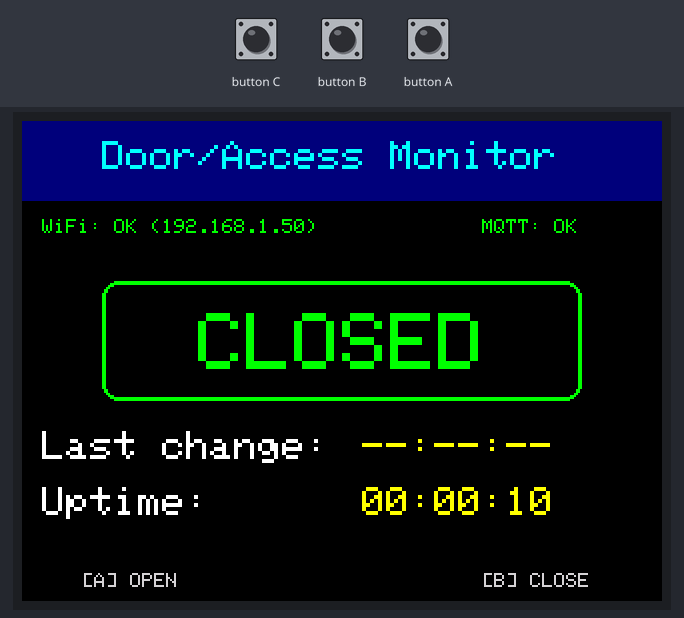
A sketch run on a simulated ESP32. Parts: 320×240 colour display. The test bench sets the inputs (shaded band). WiFi joins after 1.5 s; servers stay silent unless stated; no MQTT or app messages arrive unless stated; what the sketch prints to the serial monitor is not drawn.

Above: at 10.6 s.
10.7 s: button A pressed for 0.15 s
At 11.8 s:
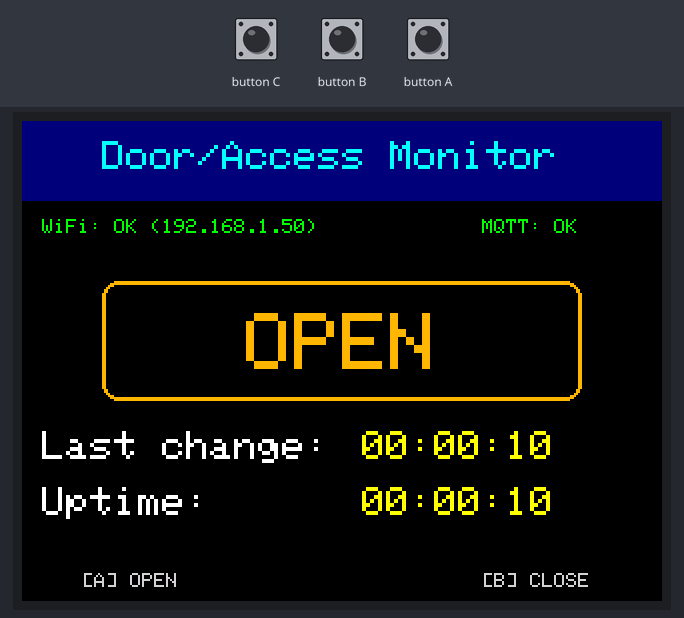
12.3 s: button B pressed for 0.15 s
At 13.1 s:
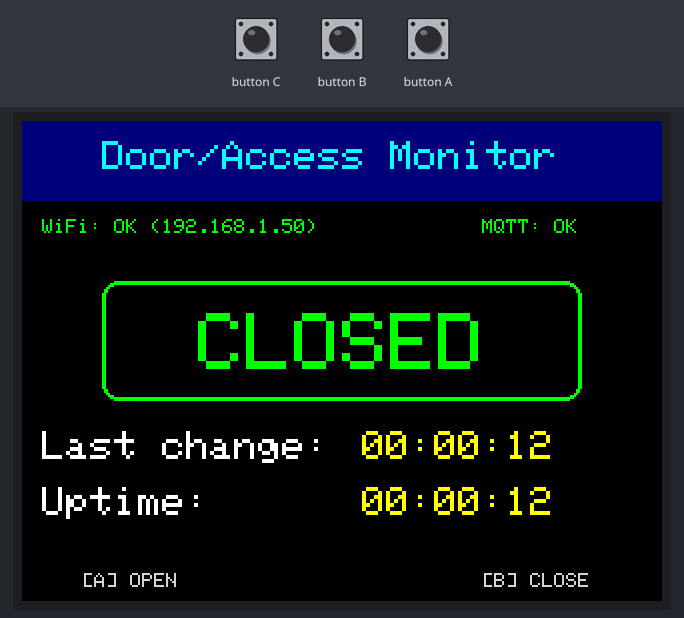
13.9 s: button A pressed for 1 s
At 14.3 s:
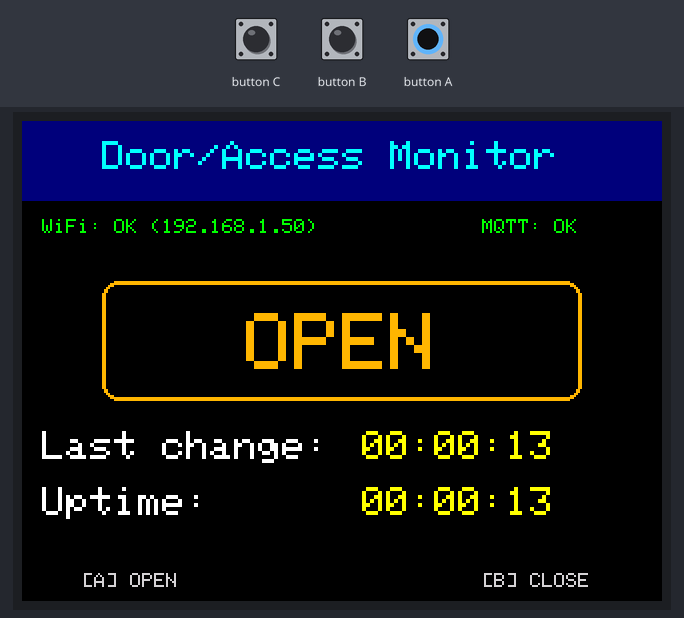
17.9 s: button B pressed for 1 s
At 18.6 s:
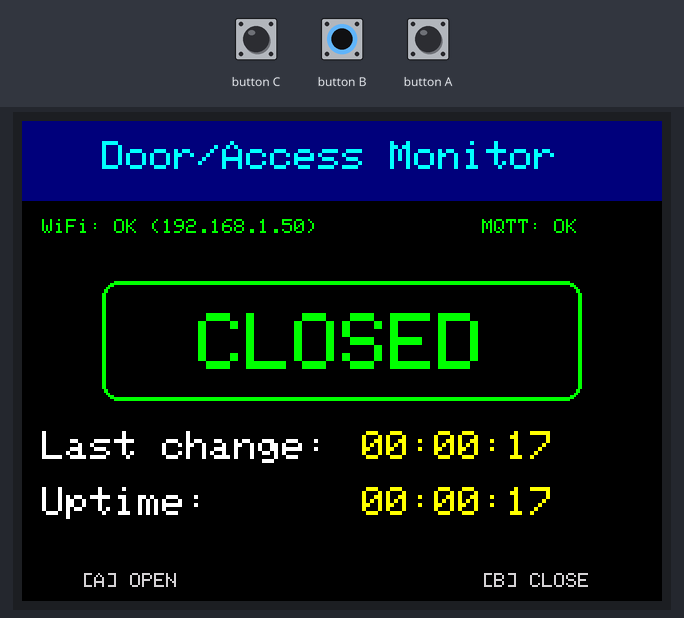
Timing chart, 0 to 20.9 s (numbered marks = the images above; inputs shaded):
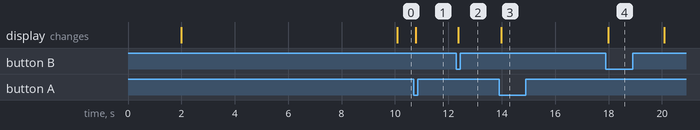

The sketch:

door_access_monitor.ino
```cpp
/*
 * Door / Access Monitor — M5Stack + MQTT
 * ----------------------------------------
 * จำลองเป็น door sensor:
 *   - กดปุ่ม A → ประตูเปิด  (OPEN)
 *   - กดปุ่ม B → ประตูปิด   (CLOSED)
 *
 * Topics:
 *   /factory/door/status     → "OPEN" | "CLOSED"
 *   /factory/door/heartbeat  → "online"  (ทุก 10 วินาที)
 *
 * Libraries ที่ต้องติดตั้ง:
 *   - M5Stack   (Board Manager → M5Stack)
 *   - PubSubClient  (Library Manager)
 */

#include <M5Stack.h>
#include <WiFi.h>
#include <PubSubClient.h>

// ─── WiFi Configuration ────────────────────────────────────────────
const char* WIFI_SSID     = "siam fc_2.4G";      // ← เปลี่ยนเป็น SSID ของคุณ
const char* WIFI_PASSWORD = "liverpool";   // ← เปลี่ยนเป็น Password ของคุณ

// ─── MQTT Configuration ────────────────────────────────────────────
const char* MQTT_BROKER   = "192.168.1.104";        // ← เปลี่ยนเป็น IP ของ MQTT broker
const int   MQTT_PORT     = 1883;
const char* MQTT_CLIENT   = "door_monitor_02";

const char* TOPIC_STATUS    = "/factory/door/status";
const char* TOPIC_HEARTBEAT = "/factory/door/heartbeat";

// ─── Timing ────────────────────────────────────────────────────────
const unsigned long HEARTBEAT_INTERVAL_MS = 10000;  // 10 วินาที

// ─── Global Objects ────────────────────────────────────────────────
WiFiClient   wifiClient;
PubSubClient mqttClient(wifiClient);

unsigned long lastHeartbeatTime = 0;

// ─── Door State ────────────────────────────────────────────────────
enum DoorState { DOOR_CLOSED, DOOR_OPEN };
DoorState currentDoor  = DOOR_CLOSED;
DoorState previousDoor = DOOR_CLOSED;

// เก็บเวลา (millis) ที่เปลี่ยนสถานะล่าสุด
unsigned long lastChangeMillis = 0;
// จำนวนวินาทีตั้งแต่บูต ณ เวลาเปลี่ยนสถานะ
unsigned long lastChangeSec    = 0;

// ─── Colors ────────────────────────────────────────────────────────
#define CLR_BG         TFT_BLACK
#define CLR_TITLE      TFT_CYAN
#define CLR_OPEN       0xFDA0   // สีส้มอ่อน
#define CLR_CLOSED     TFT_GREEN
#define CLR_LABEL      TFT_WHITE
#define CLR_VALUE      TFT_YELLOW
#define CLR_WIFI_OK    TFT_GREEN
#define CLR_WIFI_ERR   TFT_RED
#define CLR_MQTT_OK    TFT_GREEN
#define CLR_MQTT_ERR   TFT_RED
#define CLR_BTN_HINT   TFT_LIGHTGREY

// ════════════════════════════════════════════════════════════════════
//  WiFi helpers
// ════════════════════════════════════════════════════════════════════

void connectWiFi() {
  Serial.printf("[WiFi] Connecting to %s ", WIFI_SSID);
  WiFi.mode(WIFI_STA);
  WiFi.begin(WIFI_SSID, WIFI_PASSWORD);

  int retries = 0;
  while (WiFi.status() != WL_CONNECTED && retries < 40) {  // ~20 s timeout
    delay(500);
    Serial.print(".");
    retries++;
  }

  if (WiFi.status() == WL_CONNECTED) {
    Serial.printf("\n[WiFi] Connected — IP: %s\n", WiFi.localIP().toString().c_str());
  } else {
    Serial.println("\n[WiFi] Connection FAILED — will retry later");
  }
}

void ensureWiFi() {
  if (WiFi.status() != WL_CONNECTED) {
    Serial.println("[WiFi] Disconnected — reconnecting...");
    connectWiFi();
  }
}

// ════════════════════════════════════════════════════════════════════
//  MQTT helpers
// ════════════════════════════════════════════════════════════════════

void connectMQTT() {
  Serial.printf("[MQTT] Connecting to %s:%d as '%s'...\n",
                MQTT_BROKER, MQTT_PORT, MQTT_CLIENT);

  int retries = 0;
  while (!mqttClient.connected() && retries < 5) {
    if (mqttClient.connect(MQTT_CLIENT)) {
      Serial.println("[MQTT] Connected ✓");
      return;
    }
    Serial.printf("[MQTT] Failed (rc=%d) — retrying in 2 s\n", mqttClient.state());
    delay(2000);
    retries++;
  }

  if (!mqttClient.connected()) {
    Serial.println("[MQTT] Could not connect — will retry next cycle");
  }
}

void ensureMQTT() {
  if (!mqttClient.connected()) {
    connectMQTT();
  }
}

// ════════════════════════════════════════════════════════════════════
//  Time formatting helper
// ════════════════════════════════════════════════════════════════════

// แปลง millis เป็น HH:MM:SS (นับจากบูต — ไม่มี RTC)
void formatUptime(unsigned long totalSec, char* buf, size_t len) {
  unsigned long h = totalSec / 3600;
  unsigned long m = (totalSec % 3600) / 60;
  unsigned long s = totalSec % 60;
  snprintf(buf, len, "%02lu:%02lu:%02lu", h, m, s);
}

// ════════════════════════════════════════════════════════════════════
//  Display helpers
// ════════════════════════════════════════════════════════════════════

void drawHeader() {
  M5.Lcd.fillRect(0, 0, 320, 40, TFT_NAVY);
  M5.Lcd.setTextColor(CLR_TITLE, TFT_NAVY);
  M5.Lcd.setTextSize(2);
  M5.Lcd.setCursor(40, 10);
  M5.Lcd.print("Door/Access Monitor");
}

void drawConnectionStatus() {
  int y = 45;
  M5.Lcd.fillRect(0, y, 320, 20, CLR_BG);
  M5.Lcd.setTextSize(1);

  // WiFi
  M5.Lcd.setCursor(10, y + 4);
  if (WiFi.status() == WL_CONNECTED) {
    M5.Lcd.setTextColor(CLR_WIFI_OK, CLR_BG);
    M5.Lcd.printf("WiFi: OK (%s)", WiFi.localIP().toString().c_str());
  } else {
    M5.Lcd.setTextColor(CLR_WIFI_ERR, CLR_BG);
    M5.Lcd.print("WiFi: DISCONNECTED");
  }

  // MQTT
  M5.Lcd.setCursor(230, y + 4);
  if (mqttClient.connected()) {
    M5.Lcd.setTextColor(CLR_MQTT_OK, CLR_BG);
    M5.Lcd.print("MQTT: OK");
  } else {
    M5.Lcd.setTextColor(CLR_MQTT_ERR, CLR_BG);
    M5.Lcd.print("MQTT: OFF");
  }
}

void drawDoorStatus() {
  int startY = 75;

  // Clear data area (leave button hints at bottom)
  M5.Lcd.fillRect(0, startY, 320, 140, CLR_BG);

  // ── Door icon / status ──
  bool isOpen = (currentDoor == DOOR_OPEN);
  uint16_t statusColor = isOpen ? CLR_OPEN : CLR_CLOSED;
  const char* statusText = isOpen ? "OPEN" : "CLOSED";

  // Big status box
  int boxX = 40, boxY = startY + 5, boxW = 240, boxH = 60;
  M5.Lcd.drawRoundRect(boxX, boxY, boxW, boxH, 8, statusColor);
  M5.Lcd.drawRoundRect(boxX + 1, boxY + 1, boxW - 2, boxH - 2, 7, statusColor);

  M5.Lcd.setTextSize(4);
  M5.Lcd.setTextColor(statusColor, CLR_BG);

  // Center the text
  int textW = strlen(statusText) * 24;  // approx width at size 4
  int textX = boxX + (boxW - textW) / 2;
  M5.Lcd.setCursor(textX, boxY + 16);
  M5.Lcd.print(statusText);

  // ── Last change time ──
  M5.Lcd.setTextSize(2);
  M5.Lcd.setTextColor(CLR_LABEL, CLR_BG);
  M5.Lcd.setCursor(10, startY + 80);
  M5.Lcd.print("Last change:");

  char timeBuf[16];
  if (lastChangeMillis == 0) {
    snprintf(timeBuf, sizeof(timeBuf), "--:--:--");
  } else {
    formatUptime(lastChangeSec, timeBuf, sizeof(timeBuf));
  }
  M5.Lcd.setTextColor(CLR_VALUE, CLR_BG);
  M5.Lcd.setCursor(170, startY + 80);
  M5.Lcd.print(timeBuf);

  // ── Uptime ──
  char uptimeBuf[16];
  formatUptime(millis() / 1000, uptimeBuf, sizeof(uptimeBuf));
  M5.Lcd.setTextColor(CLR_LABEL, CLR_BG);
  M5.Lcd.setCursor(10, startY + 108);
  M5.Lcd.print("Uptime:");
  M5.Lcd.setTextColor(CLR_VALUE, CLR_BG);
  M5.Lcd.setCursor(170, startY + 108);
  M5.Lcd.print(uptimeBuf);
}

void drawButtonHints() {
  int y = 222;
  M5.Lcd.fillRect(0, y, 320, 18, CLR_BG);
  M5.Lcd.setTextSize(1);
  M5.Lcd.setTextColor(CLR_BTN_HINT, CLR_BG);

  M5.Lcd.setCursor(30, y + 4);
  M5.Lcd.print("[A] OPEN");

  M5.Lcd.setCursor(230, y + 4);
  M5.Lcd.print("[B] CLOSE");
}

// ════════════════════════════════════════════════════════════════════
//  Publish door status
// ════════════════════════════════════════════════════════════════════

void publishDoorStatus() {
  const char* statusText = (currentDoor == DOOR_OPEN) ? "OPEN" : "CLOSED";

  Serial.printf("[DOOR] Status changed → %s\n", statusText);

  if (mqttClient.connected()) {
    mqttClient.publish(TOPIC_STATUS, statusText);
    Serial.printf("[MQTT] Published → %s = %s\n", TOPIC_STATUS, statusText);
  } else {
    Serial.println("[MQTT] Not connected — skipping publish");
  }
}

// ════════════════════════════════════════════════════════════════════
//  setup()
// ════════════════════════════════════════════════════════════════════

void setup() {
  M5.begin();            // LCD, Serial, Buttons
  M5.Power.begin();      // Battery / power management

  Serial.begin(115200);
  Serial.println("\n=== Door / Access Monitor ===");

  // ── Initial screen ──
  M5.Lcd.fillScreen(CLR_BG);
  drawHeader();

  M5.Lcd.setTextColor(CLR_LABEL, CLR_BG);
  M5.Lcd.setTextSize(2);
  M5.Lcd.setCursor(30, 100);
  M5.Lcd.print("Connecting WiFi...");

  // ── Connect WiFi ──
  connectWiFi();

  // ── Setup MQTT ──
  mqttClient.setServer(MQTT_BROKER, MQTT_PORT);
  connectMQTT();

  // ── Draw full UI ──
  M5.Lcd.fillScreen(CLR_BG);
  drawHeader();
  drawConnectionStatus();
  drawDoorStatus();
  drawButtonHints();
}

// ════════════════════════════════════════════════════════════════════
//  loop()
// ════════════════════════════════════════════════════════════════════

void loop() {
  M5.update();           // Update button states
  mqttClient.loop();     // Keep MQTT alive

  // ── Button A → OPEN ──
  if (M5.BtnA.wasPressed()) {
    if (currentDoor != DOOR_OPEN) {
      previousDoor = currentDoor;
      currentDoor  = DOOR_OPEN;
      lastChangeMillis = millis();
      lastChangeSec    = lastChangeMillis / 1000;

      publishDoorStatus();
      drawDoorStatus();
      drawConnectionStatus();
    }
  }

  // ── Button B → CLOSED ──
  if (M5.BtnB.wasPressed()) {
    if (currentDoor != DOOR_CLOSED) {
      previousDoor = currentDoor;
      currentDoor  = DOOR_CLOSED;
      lastChangeMillis = millis();
      lastChangeSec    = lastChangeMillis / 1000;

      publishDoorStatus();
      drawDoorStatus();
      drawConnectionStatus();
    }
  }

  // ── Heartbeat every 10 s ──
  unsigned long now = millis();
  if (now - lastHeartbeatTime >= HEARTBEAT_INTERVAL_MS) {
    lastHeartbeatTime = now;

    // Ensure connections before heartbeat
    ensureWiFi();
    ensureMQTT();

    if (mqttClient.connected()) {
      mqttClient.publish(TOPIC_HEARTBEAT, "online");
      Serial.printf("[MQTT] Heartbeat → %s = online\n", TOPIC_HEARTBEAT);
    } else {
      Serial.println("[MQTT] Not connected — heartbeat skipped");
    }

    // Refresh connection indicators & uptime
    drawConnectionStatus();
    drawDoorStatus();
  }
}
```

Measured:
- after the input at 10.7 s, the display: changes after 0.08 s (image 1)
- after the input at 12.3 s, the display: changes after 0.08 s (image 2)
- after the input at 13.9 s, the display: changes after 0.08 s (image 3)
- after the input at 17.9 s, the display: changes after 0.08 s (image 4)
